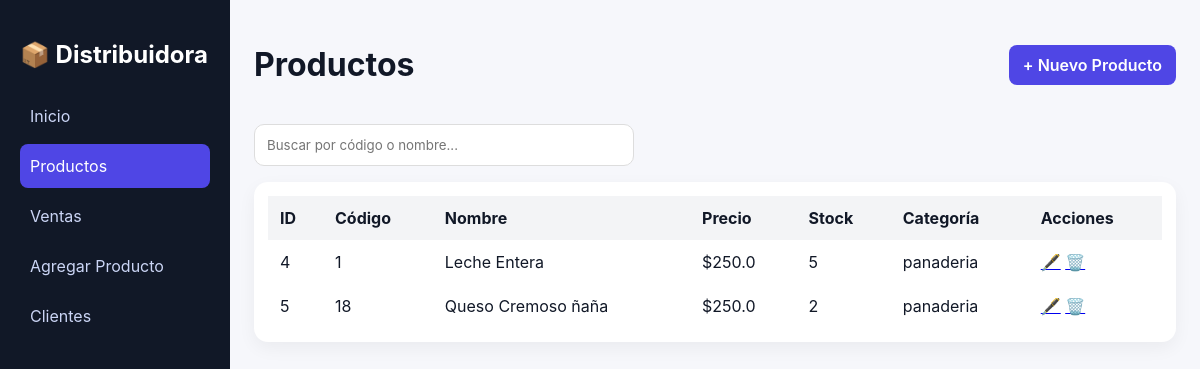
The app's page /productos, older data.
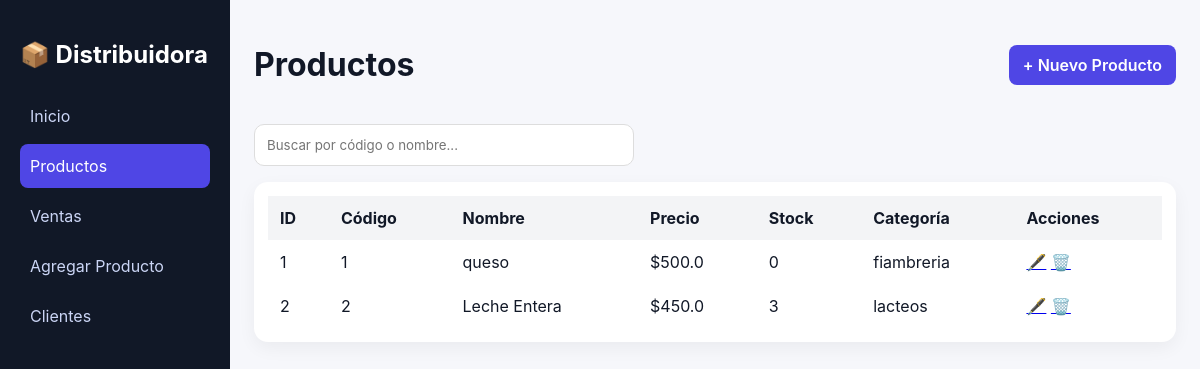
The same page, newer data.
### tables this page shows
CREATE TABLE productos (
            id INTEGER PRIMARY KEY AUTOINCREMENT,
            nombre TEXT NOT NULL,
            codigo TEXT NOT NULL,
            precio REAL NOT NULL,
            stock INTEGER NOT NULL DEFAULT 0,
            categoria TEXT NOT NULL
        );

### routes/products.py (the view)
@productos_bp.route("/productos")
def productos():
    conn = conectar()
    producto = conn.execute("SELECT * FROM productos").fetchall()
    for p in producto:
        print(dict(p))
    conn.close()
    return render_template("productos.html", productos=producto, page = "productos")

### db.py (called while the page is built)
def conectar():
    conn = sqlite3.connect(DB_NAME)
    conn.row_factory = sqlite3.Row
    return conn

### templates/productos.html (shortened to what this page needs)
<html lang="es">
<head>
<link rel="stylesheet" href="/static/style.css">
</head>
<body>
<div class="app">
  <aside class="sidebar">
    <h2 class="logo">📦 Distribuidora</h2>
     <nav>
    <a href="/" class="{% if page == 'inicio' %}active{% endif %}">Inicio</a>
    <a href="/productos" class="{% if page == 'productos' %}active{% endif %}">
      Productos
    </a>
    <a href="/ventas" class="{% if page == 'ventas' %}active{% endif %}">
      Ventas
    </a>
    <a href="/agregar_productos" class="{% if page == 'agregar_productos' %}active{% endif %}">
      Agregar Producto
    </a>
    <a href="/clientes" class="{% if page == 'clientes' %}active{% endif %}">
      Clientes
    </a>
  </nav>
  </aside>
  <main class="content">
    <header class="topbar">
      <h1>Productos</h1>
      <a href="/agregar_productos" class="btn-primary">+ Nuevo Producto</a>
    </header>
    <div class="search-box">
      <input type="text" id="searchInput" placeholder="Buscar por código o nombre...">
    </div>
    <div class="table-card">
      <table id="productsTable">
        <thead>
          <tr>
            <th>ID</th>
            <th>Código</th>
            <th>Nombre</th>
            <th>Precio</th>
            <th>Stock</th>
            <th>Categoría</th>
            <th>Acciones</th>
          </tr>
        </thead>
        <tbody>
          {% for producto in productos %}
          <tr>
            <td>{{ producto.id }}</td>
            <td class="codigo">{{ producto.codigo }}</td>
            <td class="nombre">{{ producto.nombre }}</td>
            <td>${{ producto.precio }}</td>
            <td>{{ producto.stock }}</td>
            <td>{{ producto.categoria }}</td>
            <td><a href="/editar_producto/{{ producto.id }}" class="btn-edit">🖋️</a>
                <a href="/eliminar_producto/{{ producto.id }}" class="btn-delete">🗑️</a>
            </td>
          </tr>
          {% endfor %}
        </tbody>
      </table>
    </div>
  </main>
</div>
</body>
</html>

Row changes from the older to the newer data that the page shows:
removed productos: id "4", codigo "1", nombre "Leche Entera", precio "250.0", stock "5", categoria "panaderia"
removed productos: id "5", codigo "18", nombre "Queso Cremoso ñaña", precio "250.0", stock "2", categoria "panaderia"
added productos: id "1", codigo "1", nombre "queso", precio "500.0", stock "0", categoria "fiambreria"
added productos: id "2", codigo "2", nombre "Leche Entera", precio "450.0", stock "3", categoria "lacteos"
